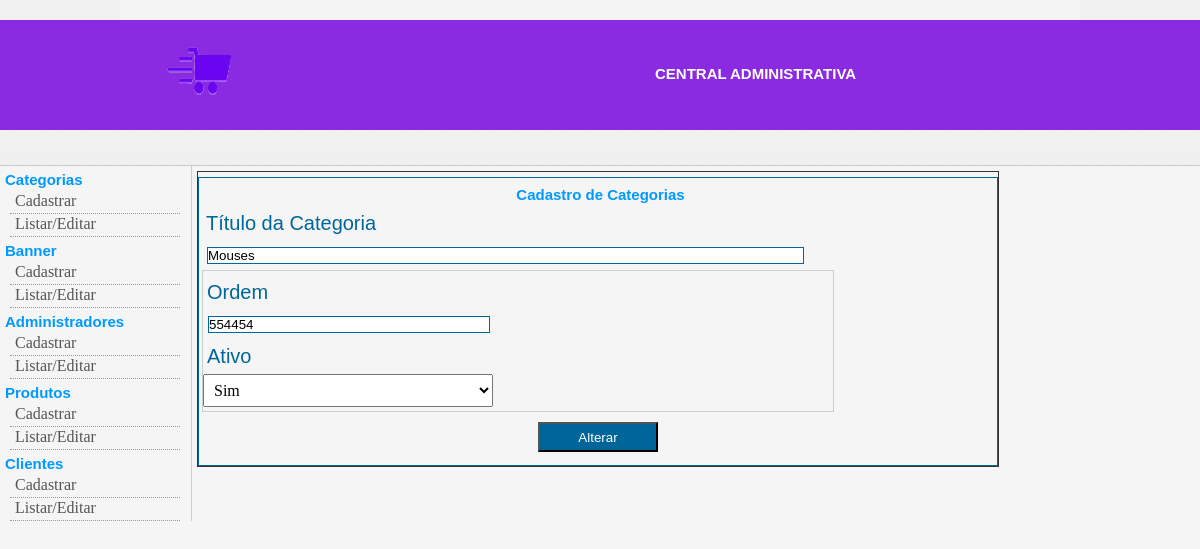
/admin/index.php?link=3&acao=Alterar&id=64, run on the app's committed database.
### tables this page shows
CREATE TABLE `categoria` (
  `id_categoria` int(11) NOT NULL,
  `categoria` varchar(150) NOT NULL,
  `slug_categoria` varchar(220) NOT NULL,
  `ordem_categoria` int(11) NOT NULL,
  `ativo_categoria` varchar(1) NOT NULL,
  `imagem_produto` varchar(200) NOT NULL
);

### admin/classes/conexaoMySQL.php (called while the page is built, shortened)
<?php
class conexaoMySQL
{
    protected $servidor;
    protected $usuario;
    protected $senha;
    protected $banco;
    protected $conexao;
    public function __construct()
    {
        $this->servidor = "localhost";
        $this->usuario = "root";
        $this->senha = "";
        $this->banco = "lojavirtual";
    }
    public function conectar()
{
    $this->conexao = mysqli_connect($this->servidor, $this->usuario, $this->senha, $this->banco);
    return $this->conexao;
}
    public function executarSQL($sql, $parametros = array())
    {
        $stmt = mysqli_prepare($this->conexao, $sql);
        $this->qry = mysqli_stmt_get_result($stmt);
        return $this->qry;
    }
}
?>

### admin/classes/Dadosdacategoria.php (called while the page is built, shortened)
<?php
include_once ("conexaoMySQL.php");
    class DadosCategoria extends conexaoMySQL{
	private $id, $categoria, $slug_categoria, $ordem_categoria, $ativo_categoria;
	public function setId($id){
	   $this->id = $id;
	}
	public function getCategorias() {
	   return $this->categoria;
	}
	public function getOrdemCategoria() {
		return $this->ordem_categoria;
	 }
	 public function getAtivo() {
		return $this->ativo_categoria;
	}
	public function mostrarDados(){
	   $sql= "SELECT * FROM categoria WHERE id_categoria = '$this->id'";
	   $qry = self::executarSQL($sql);
	   $linha = self::listar($qry);
	   if ($linha) {
		  $this->id                = $linha["id_categoria"];
		  $this->categoria         = $linha["categoria"];
		  $this->ordem_categoria   = $linha["ordem_categoria"];
		  $this->ativo_categoria   = $linha["ativo_categoria"];
	   }
	}
}
   ?>

### admin/frm/frm_categoria.php (the view, shortened to what this page needs)
<?php
 $acao = isset($_GET["acao"]) ? $_GET["acao"] : "";
 $id   = isset($_GET["id"]) ? $_GET["id"] : "";
 $txt_titulo = "";
 $txt_ordem = "";
 $txt_ativo = "";
 include_once("./classes/Dadosdacategoria.php");
	if($acao != ""){
		$dados = new DadosCategoria();
		$dados->setId($id);
		$dados->mostrarDados();
		$txt_titulo = $dados->getCategorias();
		$txt_ordem = $dados->getOrdemCategoria();
		$txt_ativo = $dados->getAtivo();
	}
?>
<div id="formulario">
	<h2> Cadastro de Categorias </h2>
	<form action="./op/op_categoria.php" method="post" enctype="multipart/form-data">
		<label>
			<span class="titulo">Título da Categoria </span>
			<input type="text" name="txt_titulo" id="txt_titulo" value="<?php echo $txt_titulo ?>">
		</label>
		<div class="dois-campos">
			<label>
				<span class="titulo">Ordem </span>
				<input type="text" name="txt_ordem" id="txt_ordem" value="<?php echo $txt_ordem ?>">
			</label>
			<label>
				<span class="titulo">Ativo </span>
				<select name="txt_ativo" id="txt_ativo">
					<option value="S" <?php if($txt_ativo=="S") echo "selected"; ?>> Sim </option>
				</select>
			</label>
		</div>
		<input type="submit" value="<?php if ($acao != ""){ echo $acao; } else{ echo "Inserir"; } ?>" class="botao" />
	</form>
</div>

### admin/css/css.css (style rules this page uses)
* { margin: 0; padding: 0; }
body { font-family: Verdana, Arial, Helvetica, sans-serif; font-size: 12px; background-color: whitesmoke; }
#direito h2 { text-align: center; }
#formulario { width: 792px; padding: 3px; background-color: whitesmoke; margin-top: 5px; border: 1px solid #069; }
#formulario label { display: block; }
#formulario label span.titulo { font-size: 20px; font-family: Tahoma, Arial, Helvetica; color: #069; display: block; float: left; width: 100%; margin: 6px 4px; }
#formulario label input[type="text"], #formulario label input[type="password"] { margin: 6px 5px; background-color: #fff; border: 1px solid #069; width: 595px; outline: none; }
#formulario .dois-campos { padding: 4px 0; width: 630px; margin-bottom: 3px; border: 1px solid #ccc; }
#formulario .dois-campos label { display: inline-; width: 305px; margin-right: 8px; }
#formulario .dois-campos label input[type="text"] { width: 280px; }
#formulario .dois-campos label select { padding: 6px; width: 290px; font: 16px Tahoma; }
#formulario .botao { width: 120px; display: block; height: 30px; margin: 10px auto; cursor: pointer; background-color: #069; color: white; }

### admin/menu.php (style rules this page uses)
h2 { padding: 5px 0 0 5px; height: 20px; font-size: 15px; color: #0099ff; }

### data on the page
categoria: txt_titulo "Mouses", txt_ordem "554454", txt_ativo "Sim"
